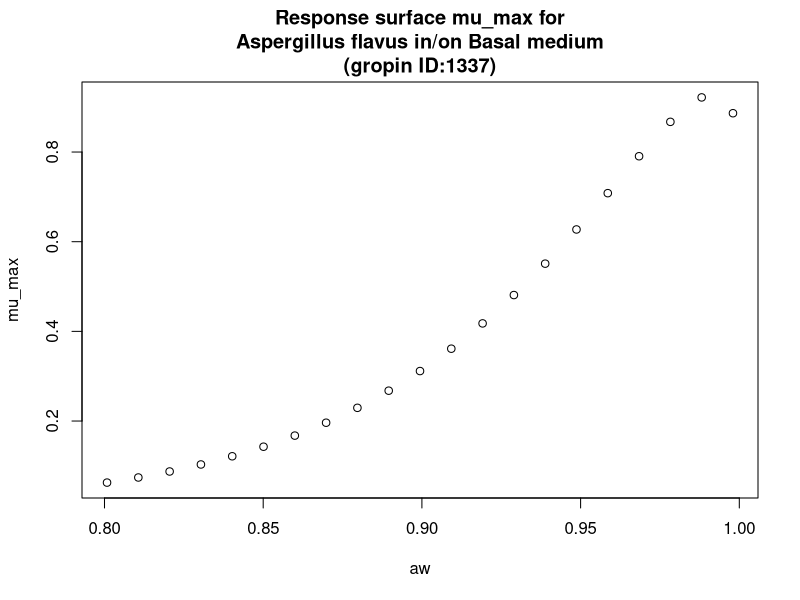

This chart was generated by the following R code:
#############################
# start of Parameter script
#############################
aw <- seq(0.8008,0.998001998001998,length.out=21)
#############################
# end of Parameter script
#############################
############################# 
# start of Model script Gropin ID 1337 
#############################
 
# constant coefficients for this model
 
variables <- data.frame(aw)
argumentsPar <- expand.grid(variables)
 
# heart of the model
response_surface <- function(aw) {
   mumax <-exp(-0.2515+3.887*sqrt(1-aw)-21.35*(sqrt(1-aw))^2)

return(mumax=mumax)
} 

# output parameters
mumax <- cbind(argumentsPar,response_surface(argumentsPar['aw']))
colnames(mumax) <- c(colnames(argumentsPar),'mumax')
#############################
# End of Model script
#############################
############################# 
# start of Visualisation script Gropin ID 1337 
#############################
plot(aw,mumax$mumax,
                          xlab='aw',
                          ylab='mu_max',main='Response surface mu_max for
Aspergillus flavus in/on Basal medium
(gropin ID:1337)')
#############################
# End of Visualisation script
#############################
